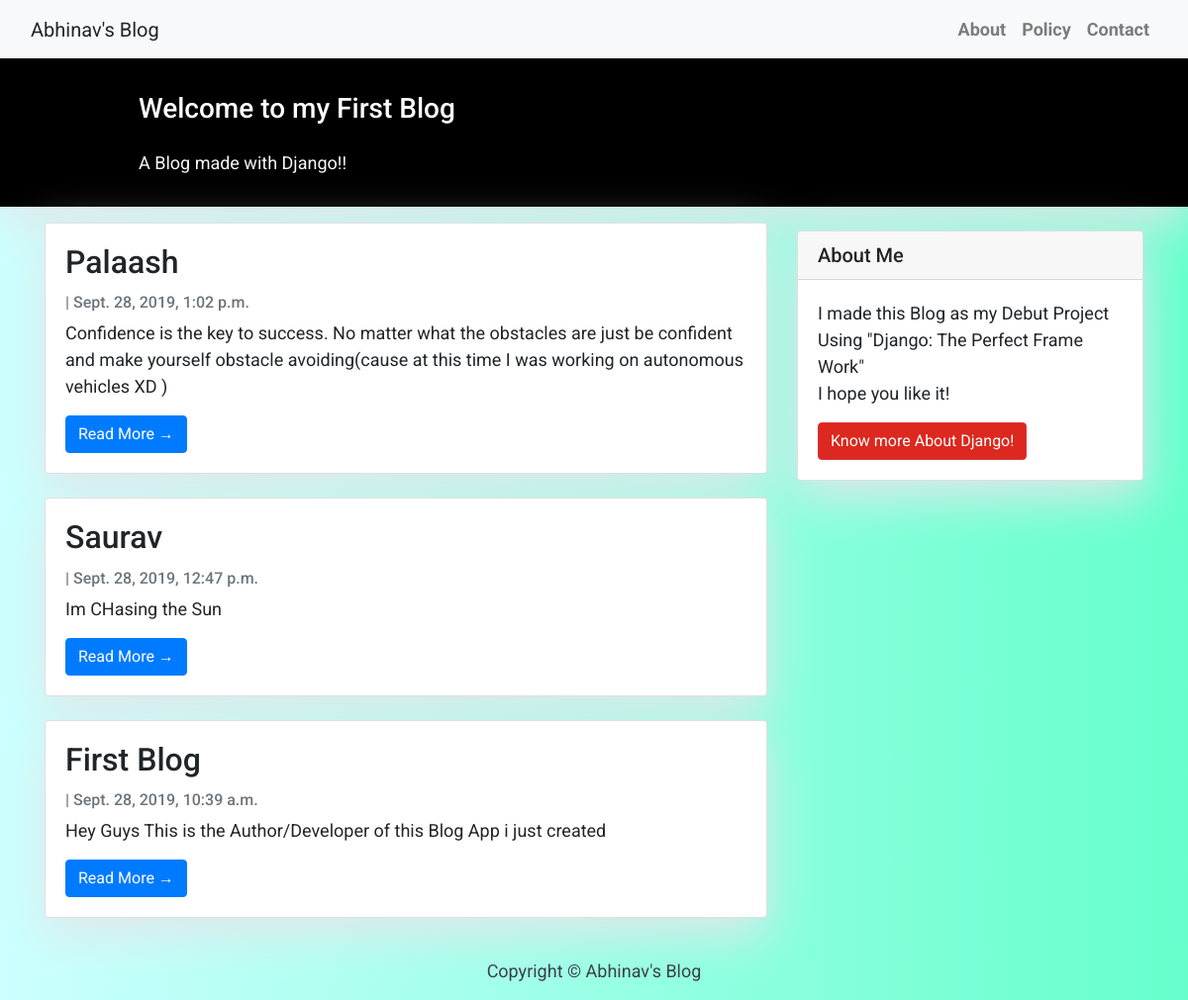
The page / on the database its author committed.
### blog/models.py (models this page shows, shortened)
class Post(models.Model):
    title = models.CharField(max_length=200, unique=True)
    slug = models.SlugField(max_length=200, unique=True)
    author = models.ForeignKey(
        User, on_delete=models.CASCADE, related_name="blog_posts"
    )
    updated_on = models.DateTimeField(auto_now=True)
    content = models.TextField()
    created_on = models.DateTimeField(auto_now_add=True)
    status = models.IntegerField(choices=STATUS, default=0)
    class Meta:
        ordering = ["-created_on"]

### blog/views.py (the view)
# urls.py: path("", views.PostList.as_view(), name="home"),
class PostList(generic.ListView):
    queryset = Post.objects.filter(status=1).order_by("-created_on")
    template_name = "index.html"

### blog/templates/index.html (shortened to what this page needs)
{% extends "base.html" %}
{% block content %}
<header class="masthead">
    <div class="container">
        <div class="row">
            <div class=" col-md-8 col-md-10 mx-auto">
                <div class="site-heading">
                    <h3 class=" site-heading my-4 mt-3 text-white">Welcome to my First Blog</h3>
                    <p class="text-light">A Blog made with Django!! &nbsp
                    </p>
                </div>
            </div>
        </div>
    </div>
</header>
<div class="container">
    <div class="row">
        <div class="col-md-8 mt-3 left">
            {% for post in post_list %}
            <div class="card mb-4">
                <div class="card-body">
                    <h2 class="card-title">{{ post.title }}</h2>
                    <p class="card-text text-muted h6">{{ post.Author }} | {{ post.created_on}} </p>
                    <p class="card-text">{{post.content|slice:":200" }}</p>
                    <a href="{% url 'post_detail' post.slug  %}" class="btn btn-primary">Read More &rarr;</a>
                </div>
            </div>
            {% endfor %}
        </div>
        {% block sidebar %} {% include 'sidebar.html' %} {% endblock sidebar %}
    </div>
</div>
{%endblock%}

### blog/templates/base.html (shortened to what this page needs)
<!DOCTYPE html>
<html>
  <head>
    <link
      rel="stylesheet"
      href="https://maxcdn.bootstrapcdn.com/bootstrap/4.0.0/css/bootstrap.min.css"
    />
  </head>
  <body>
    <nav
      class="navbar navbar-expand-lg navbar-light bg-light shadow"
      id="mainNav"
    >
      <div class="container-fluid">
        <a class="navbar-brand" hreg="{% url 'home' %}">Abhinav's Blog</a>
        <div class="collapse navbar-collapse" id="navbarResponsive">
          <ul class="navbar-nav ml-auto">
            <li class="nav-item text-black">
              <a class="nav-link text-black font-weight-bold" href="#">About</a>
            </li>
            <li class="nav-item text-black">
              <a class="nav-link text-black font-weight-bold" href="#"
                >Policy</a
              >
            </li>
            <li class="nav-item text-black">
              <a class="nav-link text-black font-weight-bold" href="#"
                >Contact</a
              >
            </li>
          </ul>
        </div>
      </div>
    </nav>
    {% block content %} {% endblock content %}
    <footer class="py-3 bg-grey">
      <p class="m-0 text-dark text-center ">Copyright &copy; Abhinav's Blog</p>
    </footer>
  </body>
</html>

### blog/templates/sidebar.html (shortened to what this page needs)
{% block sidebar %}
<div class="col-md-4 float-right ">
<div class="card my-4">
        <h5 class="card-header">About Me</h5>
    <div class="card-body">
        <p class="card-text"> I made this Blog as my Debut Project Using "Django: The Perfect Frame Work"<br>I hope you like it!</p>
        <a href="https://www.djangoproject.com/" target="_blank"
           class="btn btn-danger">Know more About Django!</a>
    </div>
</div>
</div>
{% endblock sidebar %}

### blog/templates/base.html (style rules this page uses)
body { font-family: "Roboto", sans-serif; font-size: 17px; background-image: linear-gradient(-90deg, #66ffcc, #ccffff); }
.shadow { box-shadow: 0 4px 2px -2px rgba(0, 0, 0, 0.1); }
.btn-danger { color: #fff; background-color: #dc281e; }
.masthead { background: black; height: auto; padding-bottom: 15px; box-shadow: 0 16px 48px #e3e7eb; padding-top: 10px; }

### blog/templates/index.html (style rules this page uses)
body { font-family: "Roboto", sans-serif; font-size: 18px; background-color: #fdfdfd; }
.card { box-shadow: 0 16px 48px #E3E7EB; }

### blog/templates/sidebar.html (style rules this page uses)
.card { box-shadow: 0 16px 48px #E3E7EB; }

### rows shown on the page
Post: title "Palaash", created_on "Sept. 28, 2019, 1:02 p.m.", content "Confidence is the key to success. No matter what the obstacles are just be confident and make yourself obstacle avoiding(cause at this time I was working on autonomous vehicles XD )"
Post: title "Saurav", created_on "Sept. 28, 2019, 12:47 p.m.", content "Im CHasing the Sun"
Post: title "First Blog", created_on "Sept. 28, 2019, 10:39 a.m.", content "Hey Guys This is the Author/Developer of this Blog App i just created"
